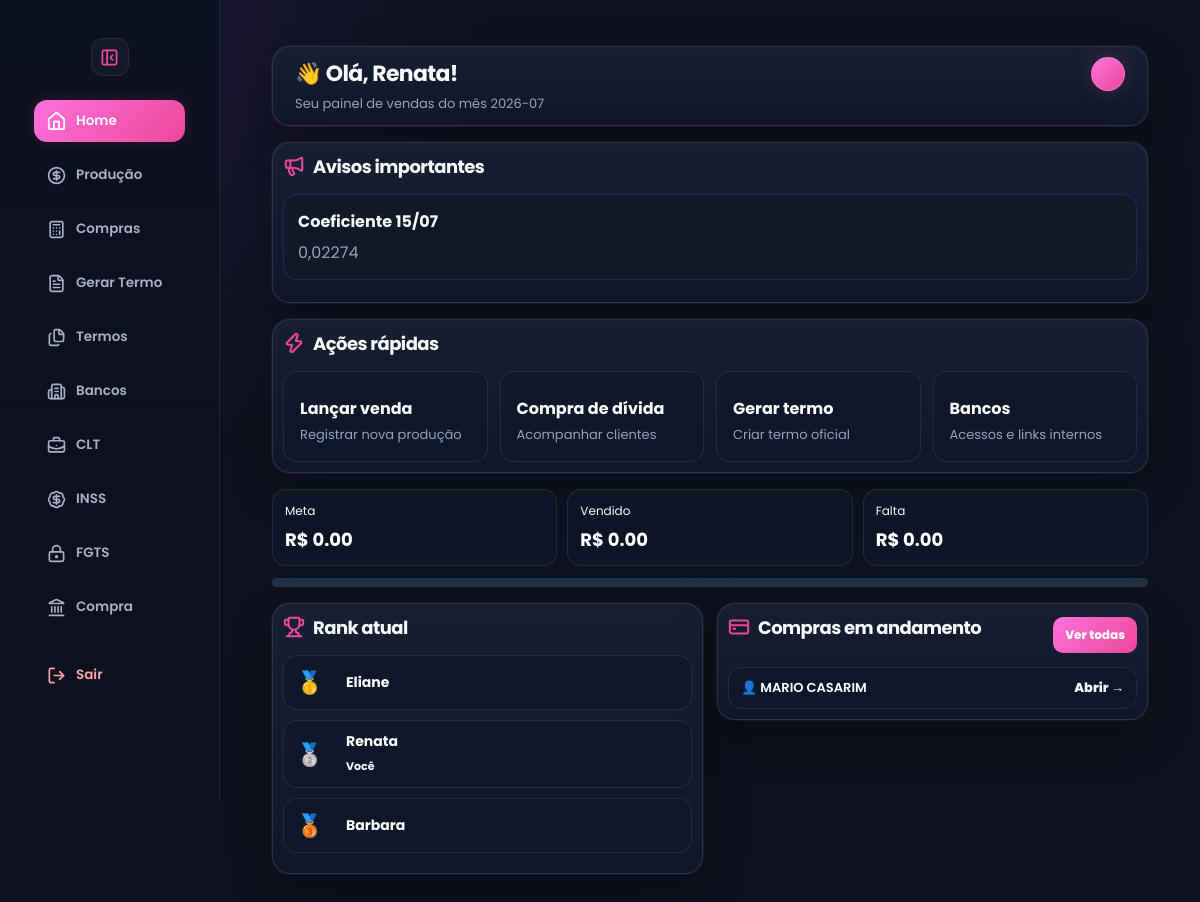
Before: /home (signed in) with the older database file.
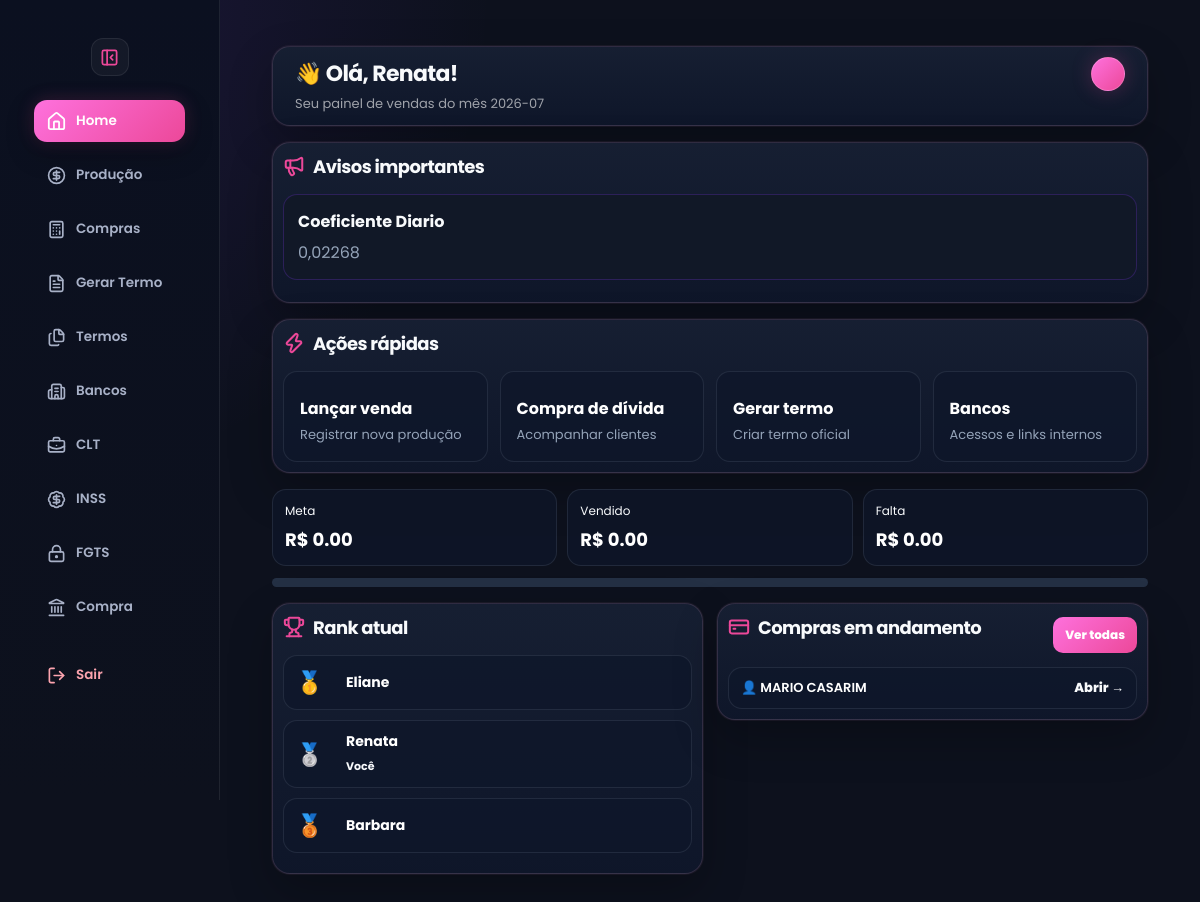
After: the same page with the newer database file.
### tables this page shows
CREATE TABLE avisos (
    id INTEGER PRIMARY KEY AUTOINCREMENT,
    titulo TEXT,
    mensagem TEXT
, criado_em TEXT, categoria TEXT DEFAULT 'informativo');

CREATE TABLE usuarios (
    id INTEGER PRIMARY KEY AUTOINCREMENT,
    usuario TEXT UNIQUE,
    senha TEXT,
    tipo TEXT
, tema TEXT DEFAULT 'rose', cpf TEXT, email TEXT, ativo INTEGER DEFAULT 1, ultimo_login TEXT);

CREATE TABLE clientes_compra (
            id INTEGER PRIMARY KEY AUTOINCREMENT,
            usuario_id INTEGER,
            usuario_nome TEXT,

            nome TEXT NOT NULL,
            cpf TEXT,
            telefone TEXT,

            parcela_nova REAL DEFAULT 0,
            coeficiente REAL DEFAULT 0,
            valor_liberado REAL DEFAULT 0,

            status TEXT DEFAULT 'EM ANDAMENTO',
            data_criacao DATETIME DEFAULT CURRENT_TIMESTAMP
        , rg TEXT, profissao TEXT, endereco TEXT, numero TEXT, bairro_complemento TEXT, cidade TEXT DEFAULT 'Paraguaçu Paulista', estado TEXT DEFAULT 'SP');

### app.py (the view, shortened to what this page needs)
@app.route("/home")
def home():
    if not verificar_login():
        return redirect("/")
    tipo_usuario = session.get("tipo", "").lower().strip()
    if tipo_usuario not in ["master", "adm", "admin"]:
        return home_vendas()

### app.py (called while the page is built)
def tema_usuario():
    if "usuario_id" not in session:
        return "rose"
    conn = conectar()
    cursor = conn.cursor()
    cursor.execute("""
        SELECT tema
        FROM usuarios
        WHERE id = ?
    """, (session["usuario_id"],))
    user = cursor.fetchone()
    conn.close()
    return user["tema"] if user and user["tema"] else "rose"

def dias_uteis_mes(ano, mes):
    total_dias = calendar.monthrange(ano, mes)[1]
    dias_uteis = 0
    for dia in range(1, total_dias + 1):
        if date(ano, mes, dia).weekday() < 5:  # seg a sex
            dias_uteis += 1
    return dias_uteis

def dias_uteis_passados():
    hoje = date.today()
    dias = 0
    for dia in range(1, hoje.day + 1):
        if date(hoje.year, hoje.month, dia).weekday() < 5:
            dias += 1
    return dias

def necessario_por_dia(meta, pago, dias_uteis, dias_passados):
    restantes = dias_uteis - dias_passados
    if restantes <= 0:
        return 0
    falta = meta - pago
    if falta <= 0:
        return 0
    return round(falta / restantes, 2)

@app.context_processor
def variaveis_globais():
    return {
        "tema": tema_usuario()
    }

def verificar_login():
    return "usuario" in session

### templates/home_vendas.html (shortened to what the changed rows need)
<!DOCTYPE html>
<html lang="pt-br" data-theme="{{ tema }}">
<head>
<link rel="stylesheet" href="{{ url_for('static', filename='style.css') }}">
<link rel="stylesheet" href="{{ url_for('static', filename='design.css') }}">
</head>
<body>
<div class="conteudo">
<div class="page">
    <div class="topo">
        <div>
            <h1>👋 Olá, {{ usuario }}!</h1>
        </div>
    </div>
    <div class="box-compra home-destaque">
        <h2><i data-lucide="megaphone"></i>Avisos importantes</h2>
        {% for aviso in avisos %}
        <div class="aviso-home-vendas">
            <strong>{{ aviso["titulo"] }}</strong>
            <p>{{ aviso["mensagem"] }}</p>
        </div>
        {% endfor %}
    </div>
    <div class="box-compra">
        <h2><i data-lucide="zap"></i>Ações rápidas</h2>
    </div>
<div class="grid-home-vendas">
<div class="box-compra ranking-compacto">
   <h2><i data-lucide="trophy"></i>Rank atual</h2>
{% for r in ranking_vendedoras[:3] %}
<div class="ranking-limpo {% if r['usuario'] == usuario %}ranking-eu{% endif %}">
    <div class="ranking-posicao">
        {% if loop.index == 1 %}
            🥇
        {% elif loop.index == 2 %}
            🥈
        {% elif loop.index == 3 %}
            🥉
        {% endif %}
    </div>
    <div class="ranking-nome">
        <strong>{{ r["usuario"] }}</strong>
        {% if r["usuario"] == usuario %}
            <span>Você</span>
        {% endif %}
    </div>
</div>
{% endfor %}
</div>
       <div class="box-compra compras-compactas">
    <div class="home-vendas-section-topo">
        <h2>
    <i data-lucide="credit-card"></i>Compras em andamento</h2>
    </div>
    <div class="lista-compras-compacta">
        {% for c in clientes_compra %}
        <div class="compra-compacta-item">
            <span>👤 {{ c["nome"] }}</span>
            <a href="/compra-divida/cliente/{{ c['id'] }}">
                Abrir →
            </a>
        </div>
        {% endfor %}
    </div>
</div>
</body>
</html>

Changed rows visible on the page:
removed avisos: titulo "Coeficiente 15/07", mensagem "0,02274"
added avisos: titulo "Coeficiente Diario", mensagem "0,02268"
